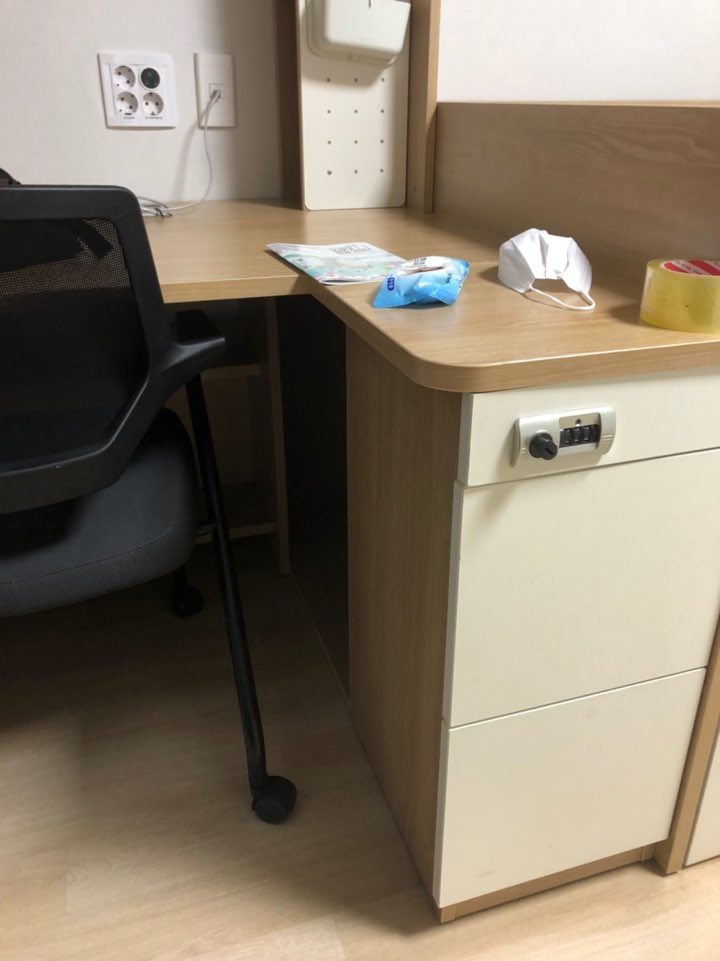
//> input picture week13/F.jpeg, 720 x 961 px
$ ./main   (built with g++ and OpenCV 4)
//> lines starting //> are read from the running program, lines starting //| are printed output that depends on the picture; after the words box and inside, x2 and y2 are one past the last pixel; in counts of white or black regions, pixels touching at a corner belong together
//
//  main.cpp
//  week13
//
//  Created by 임성현 on 2020/06/14.
//  Copyright © 2020 임성현. All rights reserved.
//

#include <iostream>
#include <opencv2/opencv.hpp>

using namespace std;
using namespace cv;

void ex00();
void ex01();
void ex02();

Mat src;    // 원본 이미지
Mat display_image;
string szTitle_src = "src";
Point2f p[4];
int nPoint = 0;

void onMouse(int event, int x, int y, int flag, void*);
void drawSelectedPoints();
//Mat getAffineMatrix();
Mat getPerspectiveMatrix();
void ex03();

void ex04();

int main(int argc, const char * argv[]) {
    // insert code here...
//    ex00();
//    ex01();
//    ex02();
    ex03();
//> in ex03, src is the input picture: 961 rows x 720 cols, CV_8UC3; mean B, G, R 106, 123.2, 135.2
//    ex04();

    waitKey(0);
//> the left mouse button is pressed and released at (180, 240)
//> after the loop in drawSelectedPoints, `for (int i = 0; i < nPoint; i++)`:
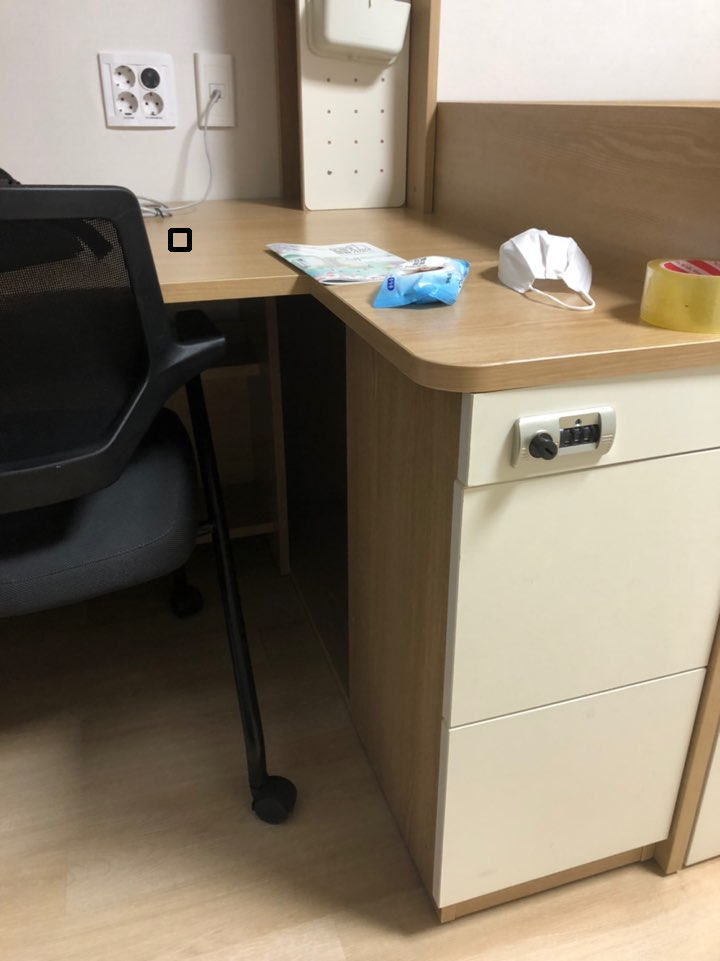
//> display_image: 961 rows x 720 cols, CV_8UC3; 0.05% of pixels changed, all inside (x1, y1, x2, y2) = (168, 228, 192, 252)
//> the left mouse button is pressed and released at (540, 240)
//> after the loop in drawSelectedPoints (call 2), `for (int i = 0; i < nPoint; i++)`:
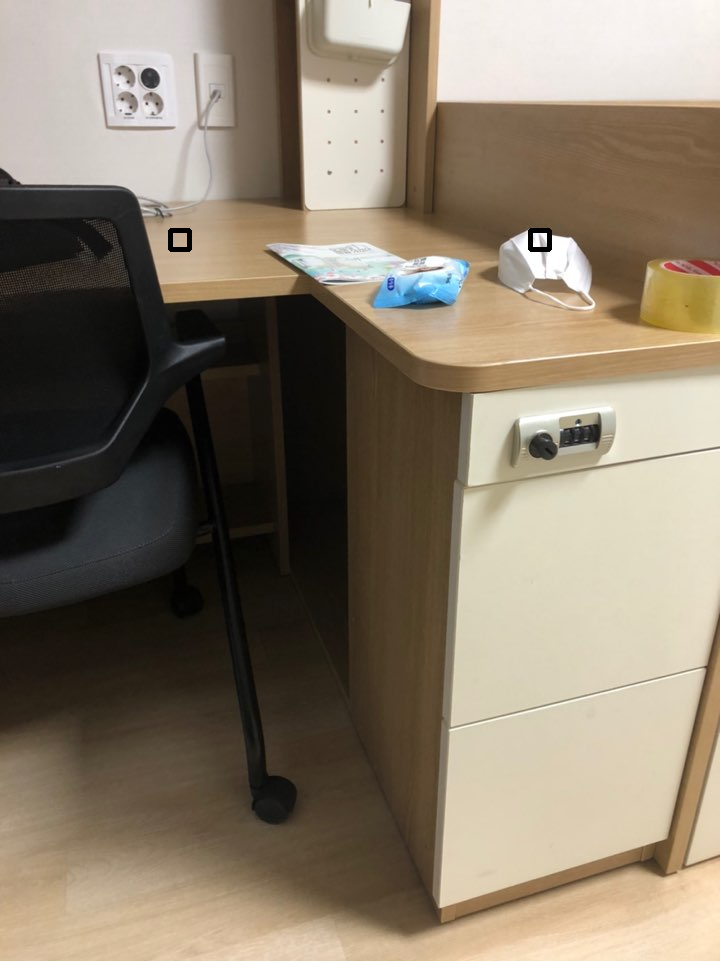
//> display_image: 961 rows x 720 cols, CV_8UC3; 0.11% of pixels changed, all inside (x1, y1, x2, y2) = (168, 228, 552, 252)
//> the left mouse button is pressed and released at (540, 720)
//> after the loop in drawSelectedPoints (call 3), `for (int i = 0; i < nPoint; i++)`:
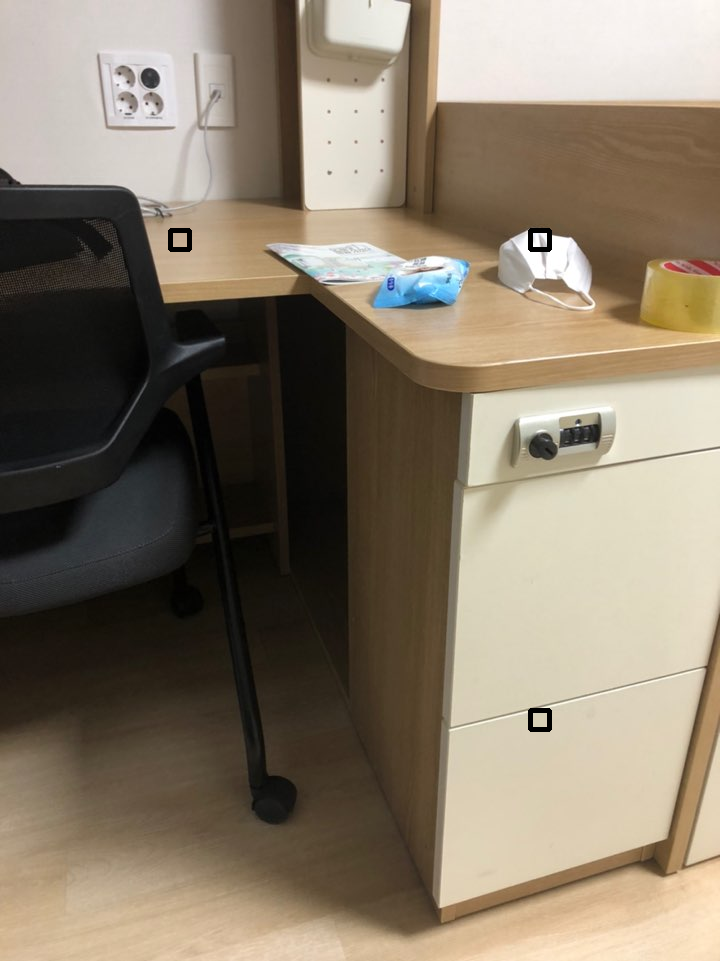
//> display_image: 961 rows x 720 cols, CV_8UC3; 0.16% of pixels changed, all inside (x1, y1, x2, y2) = (168, 228, 552, 732)
//> the left mouse button is pressed and released at (180, 720)
//> after the loop in drawSelectedPoints (call 4), `for (int i = 0; i < nPoint; i++)`:
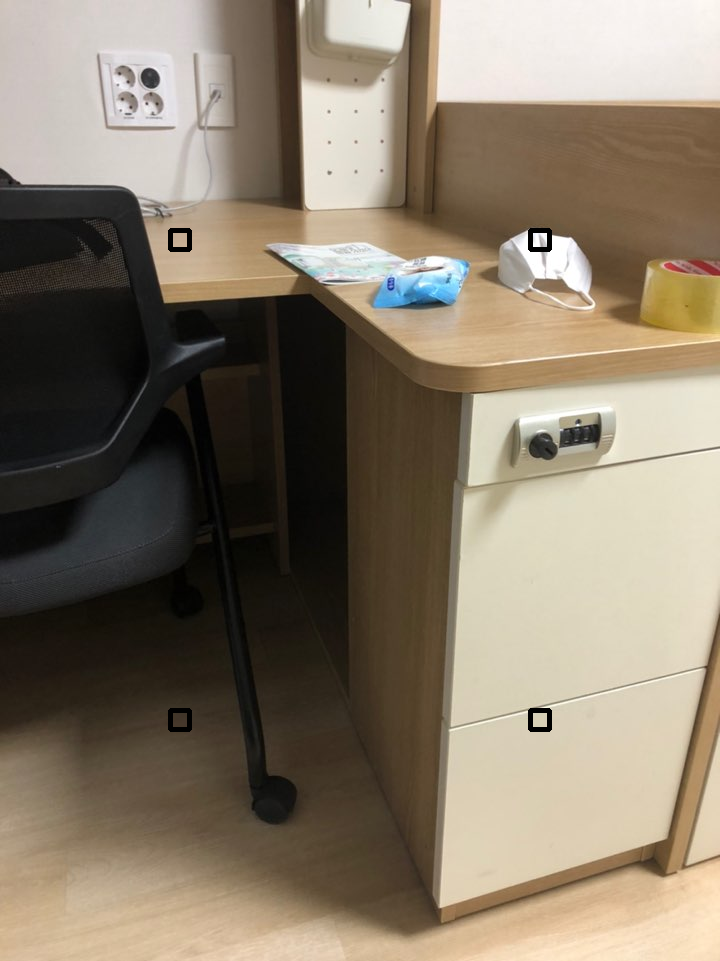
//> display_image: 961 rows x 720 cols, CV_8UC3; 0.21% of pixels changed, all inside (x1, y1, x2, y2) = (168, 228, 552, 732)
//> in drawSelectedPoints (call 4), `warpPerspective(src, dst, m, Size(src.cols, src.rows));`:
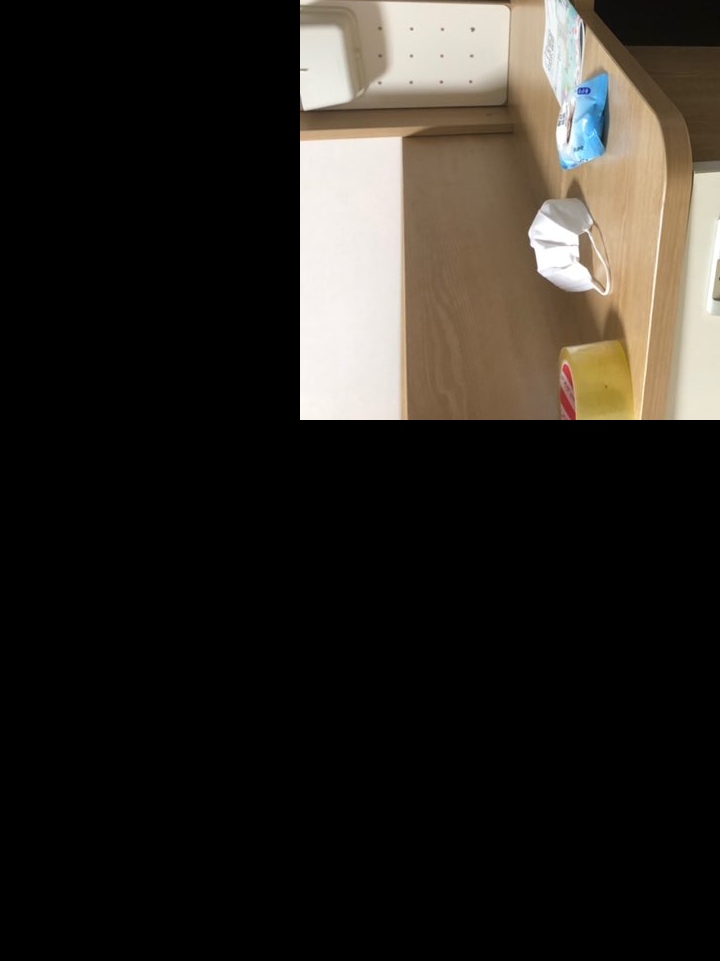
//> dst: 961 rows x 720 cols, CV_8UC3; mean B, G, R 33.7, 38.9, 42.9
    return 0;
}
// [18 lines of commented-out code are left out]
Mat getPerspectiveMatrix() {
    Mat m;

    int L1 = sqrt(pow(p[0].x - p[1].x, 2) + pow(p[0].y - p[1].y, 2));
    int L2 = sqrt(pow(p[2].x - p[1].x, 2) + pow(p[2].y - p[1].y, 2));
    Point2f p_new[4];
    p_new[1] = p[1];
    p_new[0].x = p[1].x;
    p_new[0].y = p[1].y - L1;
    p_new[2].x = p[1].x + L2;
    p_new[2].y = p[1].y;
    p_new[3].x = p[1].x + L2;
    p_new[3].y = p[1].y - L1;

    m = getPerspectiveTransform(p, p_new);

    return m;
}

void drawSelectedPoints() {
    int size_srect = 20;
    display_image = src.clone();

    for (int i = 0; i < nPoint; i++) {

        Rect rect(p[i].x-size_srect/2, p[i].y-size_srect/2, size_srect, size_srect);
        rectangle(display_image, rect, Scalar(0, 0, 0), 4);
    }

    if (nPoint == 4) {
        Mat m = getPerspectiveMatrix();
        Mat dst;
        //warpAffine(src, dst, m, Size(src.cols, src.rows));
        warpPerspective(src, dst, m, Size(src.cols, src.rows));
        imshow("dst", dst);
    }


    imshow(szTitle_src, display_image);
}

void onMouse(int event, int x, int y, int flag, void*) {
    if (event == EVENT_LBUTTONUP) {
        p[nPoint].x = x;
        p[nPoint].y = y;
        nPoint = nPoint + 1 > 4? 4 : (nPoint + 1);
        drawSelectedPoints();
    }
}

void ex03() {
    src = imread("/Users/seonghyeon/xCode/opencv/opencv/week13/F.jpeg");
    namedWindow(szTitle_src, WINDOW_NORMAL);
    namedWindow("dst", WINDOW_NORMAL);
    setMouseCallback(szTitle_src, onMouse, 0);

    imshow(szTitle_src, src);
}

// [50 lines left out: functions ex02, ex01, ex00, not called in this run]

$ run again, with week13/B.jpg copied over week13/F.jpeg
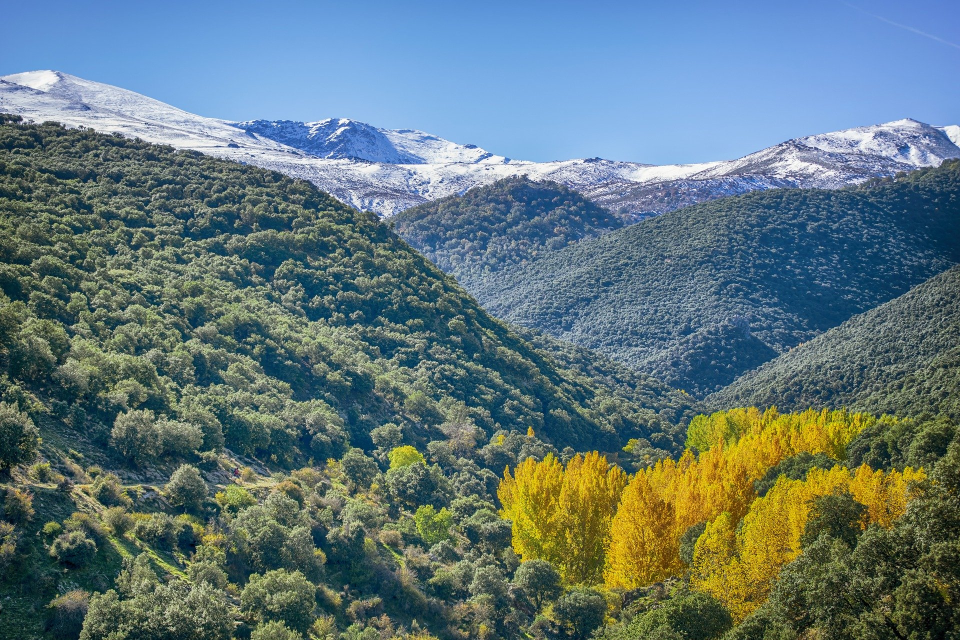
//> input picture week13/B.jpg, 1920 x 1280 px (shown at 1/2 size)
//> in ex03, src is the input picture: 1280 rows x 1920 cols, CV_8UC3; mean B, G, R 122.4, 118.8, 97.2
//> after the loop in drawSelectedPoints (call 4), `for (int i = 0; i < nPoint; i++)`:
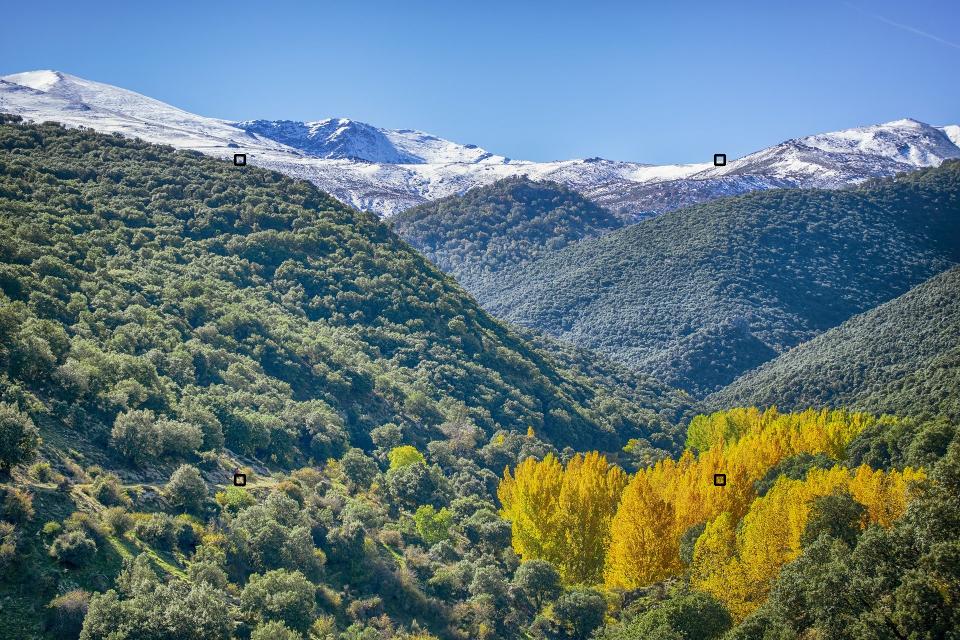
//> display_image: 1280 rows x 1920 cols, CV_8UC3 (shown at 1/2 size); 0.06% of pixels changed, all inside (x1, y1, x2, y2) = (468, 308, 1452, 972)
//> in drawSelectedPoints (call 4), `warpPerspective(src, dst, m, Size(src.cols, src.rows));`:
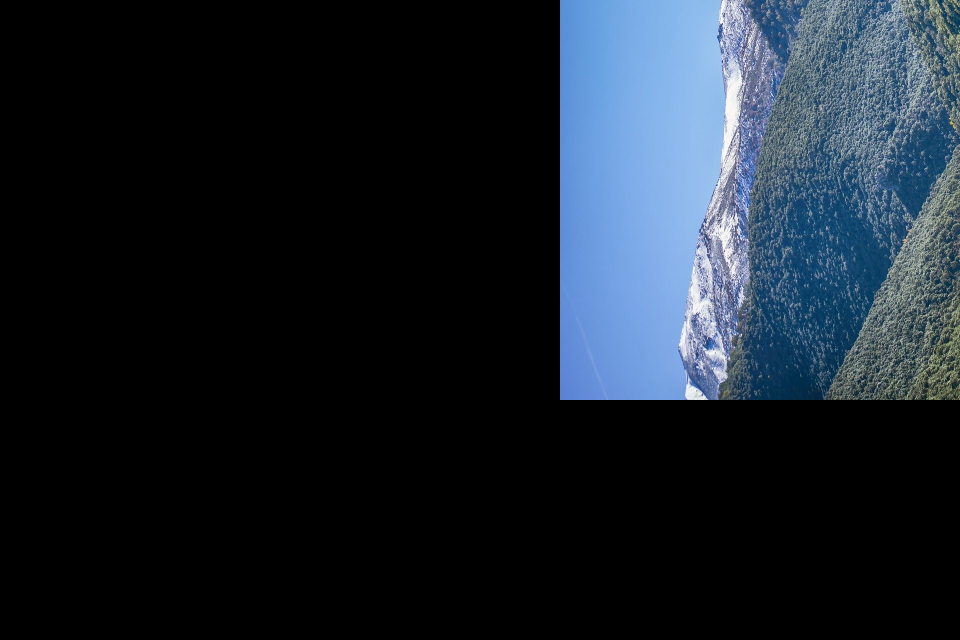
//> dst: 1280 rows x 1920 cols, CV_8UC3 (shown at 1/2 size); mean B, G, R 43, 33.6, 25.1
